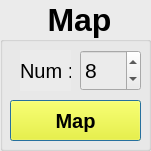
  <widget class="QGroupBox" name="groupBox_5">
   <property name="geometry">
    <rect>
     <x>730</x>
     <y>450</y>
     <width>151</width>
     <height>151</height>
    </rect>
   </property>
   <property name="font">
    <font>
     <family>Ubuntu</family>
     <pointsize>24</pointsize>
     <weight>75</weight>
     <bold>true</bold>
    </font>
   </property>
   <property name="layoutDirection">
    <enum>Qt::LeftToRight</enum>
   </property>
   <property name="styleSheet">
    <string notr="true">background-color: rgb(235, 235, 235);</string>
   </property>
   <property name="title">
    <string>Map</string>
   </property>
   <property name="alignment">
    <set>Qt::AlignCenter</set>
   </property>
   <property name="flat">
    <bool>false</bool>
   </property>
   <property name="checkable">
    <bool>false</bool>
   </property>
   <widget class="QLabel" name="label_5">
    <property name="geometry">
     <rect>
      <x>20</x>
      <y>50</y>
      <width>51</width>
      <height>41</height>
     </rect>
    </property>
    <property name="font">
     <font>
      <pointsize>15</pointsize>
     </font>
    </property>
    <property name="styleSheet">
     <string notr="true">background-color: rgb(235, 235, 235);</string>
    </property>
    <property name="text">
     <string>Num :</string>
    </property>
   </widget>
   <widget class="QPushButton" name="led_map_status">
    <property name="geometry">
     <rect>
      <x>10</x>
      <y>100</y>
      <width>131</width>
      <height>41</height>
     </rect>
    </property>
    <property name="font">
     <font>
      <pointsize>15</pointsize>
      <weight>75</weight>
      <bold>true</bold>
     </font>
    </property>
    <property name="focusPolicy">
     <enum>Qt::NoFocus</enum>
    </property>
    <property name="styleSheet">
     <string notr="true">background-color: yellow;</string>
    </property>
    <property name="text">
     <string>Map</string>
    </property>
    <property name="default">
     <bool>true</bool>
    </property>
    <property name="flat">
     <bool>false</bool>
    </property>
   </widget>
   <widget class="QSpinBox" name="gui_map_number">
    <property name="geometry">
     <rect>
      <x>80</x>
      <y>50</y>
      <width>61</width>
      <height>41</height>
     </rect>
    </property>
    <property name="font">
     <font>
      <pointsize>16</pointsize>
     </font>
    </property>
    <property name="minimum">
     <number>1</number>
    </property>
    <property name="maximum">
     <number>11</number>
    </property>
    <property name="value">
     <number>8</number>
    </property>
   </widget>
  </widget>
